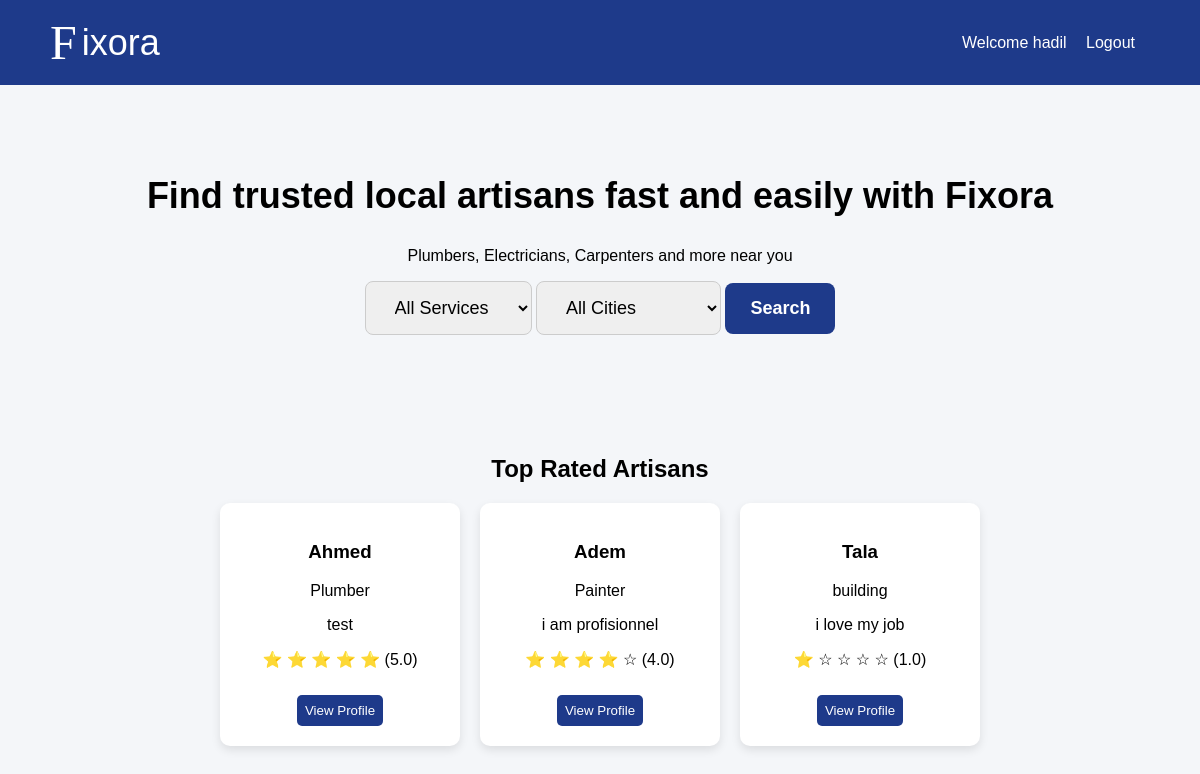
/ (signed in), run on the app's committed database.
### main/models.py (models this page shows, shortened)
class Artisan(models.Model):
    name = models.CharField(max_length=100)
    service = models.CharField(max_length=100)
    city = models.CharField(max_length=100)
    phone = models.CharField(max_length=20)
    email = models.EmailField(default='example@example.com')
    experience = models.IntegerField()
    description = models.TextField()
    image = models.ImageField(upload_to='artisans/', blank=True, null=True)
    rating = models.FloatField(default=0)
    is_approved = models.BooleanField(default=False)

### main/views.py (the view)
# urls.py: 2. Add a URL to urlpatterns:  path('', views.home, name='home')
def home(request):
    services = Artisan.objects.values_list('service', flat=True).distinct()
    cities = Artisan.objects.values_list('city', flat=True).distinct()
    top_artisans = Artisan.objects.filter(is_approved=True).order_by('-rating')[:4]
    return render(request, 'main/index.html', {
        'services': services,
        'cities': cities,
        'top_artisans': top_artisans
    })

### main/templates/main/index.html (shortened to what this page needs)
<!DOCTYPE html>
<html lang="en">
<head>
{% load static %}
<link rel="stylesheet" href="{% static 'css/style.css' %}">
</head>
<body>
<header style="display:flex; justify-content:space-between; align-items:center; padding:15px 50px; background-color:#1e3a8a; color:white;">
<div class="logo" style="font-size:36px; display:flex; align-items:center; gap:5px;">
<span style="font-family:'Lucida Handwriting', cursive; font-size:48px;">F</span>
<span style="font-size:36px;">ixora</span>
</div>
<nav>
    {% if user.is_authenticated %}
        <span>Welcome {{ user.username }}</span>
        <a href="{% url 'logout' %}"style="color:white; margin-right:15px;">Logout</a>
    {% endif %}
</nav>
</header>
<section class="hero">
<h1>Find trusted local artisans fast and easily with Fixora</h1>
<p>Plumbers, Electricians, Carpenters and more near you</p>
<div class="search-box">
<form method="GET" action="{% url 'search_results' %}">
<select name="service">
<option value="">All Services</option>
</select>
<select name="city">
<option value="">All Cities</option>
</select>
<button type="submit">Search</button>
</form>
</div>
</section>
<section class="featured">
<h2>Top Rated Artisans</h2>
<div class="cards">
{% for artisan in top_artisans %}
<div class="card">
<h3>{{ artisan.name }}</h3>
<p>{{ artisan.service }}</p>
<p>{{ artisan.description }}</p>
<p>
{% for i in "12345" %}
    {% if forloop.counter <= artisan.rating %}
        ⭐
    {% else %}
        ☆
    {% endif %}
{% endfor %}
({{ artisan.rating }})
</p>
<a href="{% url 'profile' artisan.id %}">
<button>View Profile</button>
</a>
</div>
{% empty %}
<p>No artisans available yet.</p>
{% endfor %}
</div>
</section>
</body>
</html>

### static/css/style.css (style rules this page uses)
body { margin: 0; font-family: Arial, sans-serif; background-color: #f4f6f9; }
header { display: flex; justify-content: space-between; align-items: center; padding: 15px 50px; background-color: #1e3a8a; color: white; }
header a { color: white; text-decoration: none; margin-left: 15px; }
.hero { text-align: center; padding: 60px 20px; }
.hero h1 { font-size: 36px; }
.search-box { display: flex; justify-content: center; gap: 15px; flex-wrap: wrap; }
.search-box select, .search-box button { padding: 15px 25px; font-size: 18px; border-radius: 8px; border: 1px solid #ccc; }
.search-box button { background-color: #1e3a8a; color: white; font-weight: bold; cursor: pointer; border: none; transition: all 0.3s ease; }
.featured { padding: 40px; text-align: center; }
.cards { display: flex; justify-content: center; gap: 20px; margin-top: 20px; }
.card { background-color: white; padding: 20px; width: 200px; border-radius: 10px; box-shadow: 0 4px 10px rgba(0,0,0,0.1); }
.card button { margin-top: 10px; padding: 8px; border: none; background-color: #1e3a8a; color: white; border-radius: 5px; cursor: pointer; }

### data on the page
Artisan: name "Ahmed", service "Plumber", description "test", rating "5.0"
Artisan: name "Adem", service "Painter", description "i am profisionnel", rating "4.0"
Artisan: name "Tala", service "building", description "i love my job", rating "1.0"

### other printed values
{{ user.username }} "hadil"
